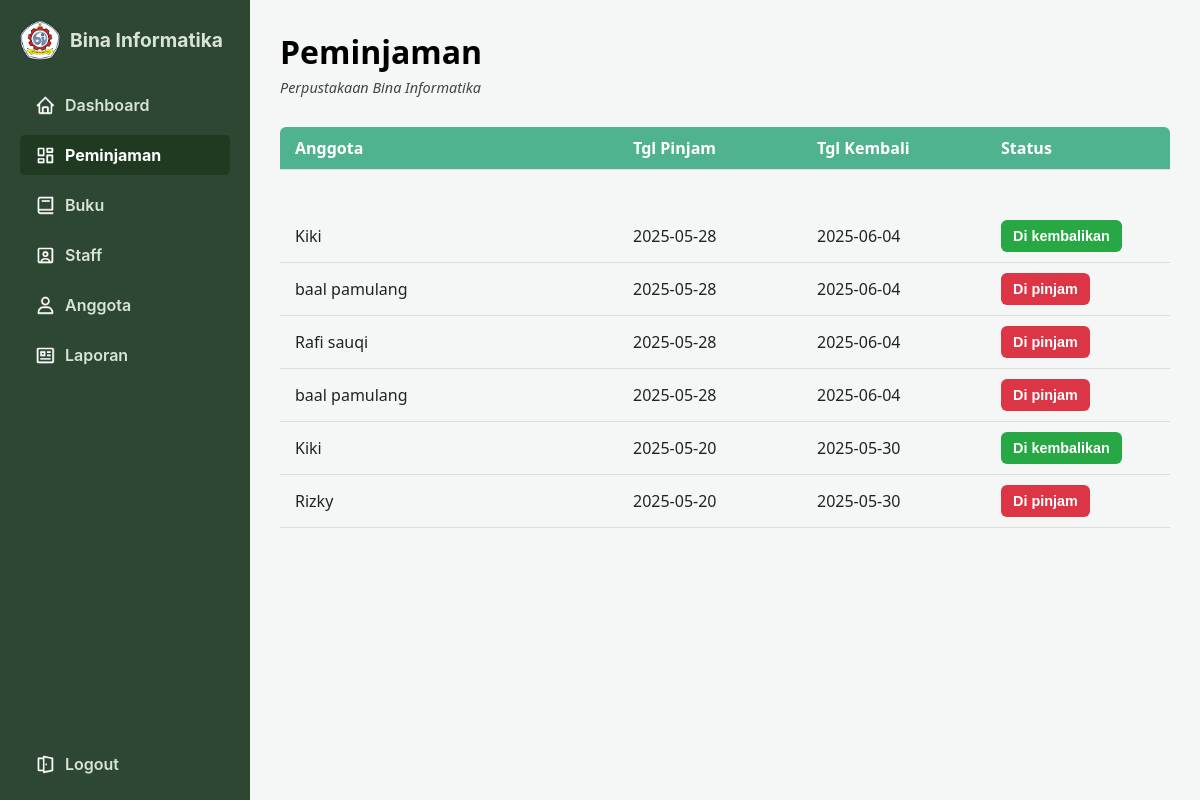
The app's page /perpustakaan-BI-Pemweb/index3-admin.php with its own data.
### tables this page shows
CREATE TABLE `peminjaman` (
  `id_pinjam` int(11) NOT NULL,
  `id_anggota` int(11) NOT NULL,
  `id_buku` int(11) DEFAULT NULL,
  `tanggal_pinjam` date DEFAULT NULL,
  `tanggal_kembali` date DEFAULT NULL,
  `status` enum('dipinjam','kembali') DEFAULT 'dipinjam',
  `create_by` int(11) DEFAULT NULL,
  `create_date` timestamp NOT NULL DEFAULT current_timestamp()
);

CREATE TABLE `anggota` (
  `id_anggota` int(11) NOT NULL,
  `id_akun` int(11) NOT NULL,
  `nama` varchar(100) DEFAULT NULL,
  `alamat` text DEFAULT NULL,
  `kelas` varchar(20) DEFAULT NULL,
  `status` enum('aktif','nonaktif') DEFAULT 'nonaktif'
);

### perpustakaan-BI-Pemweb/index3-admin.php (the view, shortened to what this page needs)
<?php
include 'konek.php';
$sql = "SELECT p.id_pinjam, a.nama AS nama_anggota, p.tanggal_pinjam, p.tanggal_kembali, p.status
        FROM peminjaman p
        LEFT JOIN anggota a ON p.id_anggota = a.id_anggota
        ORDER BY p.tanggal_pinjam DESC";
$result = $conn->query($sql);
?>
<!DOCTYPE html>
<html lang="id">
<head>
  <link rel="stylesheet" href="css/peminjaman.css" />
</head>
<body>
  <div class="dashboard">
    <aside class="sidebar">
      <div class="logo">
        <img src="css/bina-informatika.png" alt="Logo Bina Informatika" />
        <span>Bina Informatika</span>
      </div>
      <nav class="menu">
        <a href="index2-admin.php"><img class="menu-icon" src="css/home putih.png" alt="Dashboard" /> Dashboard</a>
        <a href="index3-admin.php" class="active"><img class="menu-icon" src="css/dashboard putih.png" alt="Peminjaman" /> Peminjaman</a>
        <a href="index4-admin.php"><img class="menu-icon" src="css/buku putih.png" alt="Buku" /> Buku</a>
        <a href="index5-admin.php"><img class="menu-icon" src="css/staff putih.png" alt="Staff" /> Staff</a>
        <a href="index6-admin.php"><img class="menu-icon" src="css/user putih.png" alt="Anggota" /> Anggota</a>
        <a href="index7-admin.php"><img class="menu-icon" src="css/laporan putih.png" alt="Laporan" /> Laporan</a>
      </nav>
      <div class="logout">
        <a href="index.php"><img class="menu-icon" src="css/pintu.png" alt="Logout" /> Logout</a>
      </div>
    </aside>
    <section class="main-content">
      <h1>Peminjaman</h1>
      <p class="subtitle">Perpustakaan Bina Informatika</p>
      <div class="table-header">
        <div>Anggota</div>
        <div>Tgl Pinjam</div>
        <div>Tgl Kembali</div>
        <div>Status</div>
      </div>
      <div class="data-list">
        <?php if ($result && $result->num_rows > 0): ?>
          <?php while($row = $result->fetch_assoc()): ?>
            <div class="data-row">
              <div><?= htmlspecialchars($row['nama_anggota']) ?></div>
              <div><?= htmlspecialchars($row['tanggal_pinjam']) ?></div>
              <div><?= htmlspecialchars($row['tanggal_kembali']) ?></div>
              <div>
                <form method="post" style="margin:0;">
                  <?php if ($row['status'] === 'dipinjam'): ?>
                    <button type="submit" name="update_status" class="status-btn status-peminjam">Di pinjam</button>
                  <?php else: ?>
                    <button type="button" class="status-btn status-dikembalikan" disabled>Di kembalikan</button>
                  <?php endif; ?>
                </form>
              </div>
            </div>
          <?php endwhile; ?>
        <?php else: ?>
          <p>Tidak ada data peminjaman.</p>
        <?php endif; ?>
      </div>
    </section>
  </div>
</body>
</html>

### perpustakaan-BI-Pemweb/css/peminjaman.css (style rules this page uses)
* { box-sizing: border-box; margin: 0; padding: 0; }
body { font-family: 'Inter', sans-serif; background-color: #fff; color: #1f2a1f; height: 100vh; }
.dashboard { display: flex; height: 100vh; overflow: hidden; }
.sidebar { width: 250px; background-color: #2e4732; color: #d8e4d8; display: flex; flex-direction: column; justify-content: flex-start; padding: 20px 20px 30px 20px; border-radius: 0 !important ; height: 100vh; }
.logo { display: flex; align-items: center; gap: 10px; margin-bottom: 25px; }
.logo img { width: 40px; height: 40px; }
.logo span { font-weight: 700; font-size: 1.2rem; }
.menu a { display: flex; align-items: center; gap: 12px; color: #d8e4d8; text-decoration: none; font-weight: 600; font-size: 1rem; padding: 6px 15px; border-radius: 50px 0 0 50px; margin-bottom: 4px; transition: background-color 0.3s ease, color 0.3s ease; }
.menu a:hover, .menu a.active { background-color: #4f7d58; color: #fff; }
.logout { margin-top: auto; }
.logout a { display: flex; align-items: center; gap: 12px; color: #d8e4d8; text-decoration: none; font-weight: 600; font-size: 1rem; padding: 6px 15px; border-radius: 50px 0 0 50px; margin-bottom: 0; margin-top: 400px; transition: background-color 0.3s ease, color 0.3s ease; }
.menu a img.menu-icon, .logout a img.menu-icon { width: 20px; height: 20px; object-fit: contain; }
.main-content { flex-grow: 1; padding: 40px 50px; background: #fff; overflow-y: auto; font-family: 'Segoe UI', Tahoma, Geneva, Verdana, sans-serif; color: #222; }
.main-content h1 { font-weight: 700; font-size: 2rem; margin-bottom: 5px; color: #000; }
.main-content p.subtitle { margin-top: 0; margin-bottom: 30px; color: #444; font-size: 0.9rem; }
.table-header { display: flex; background-color: #4f7d58; color: #d8e4d8; font-weight: 700; padding: 15px 25px; border-radius: 8px; gap: 30px; max-width: 900px; }
.table-header > div { flex: 1; text-align: left; font-size: 1rem; }
.data-list { max-width: 900px; margin-top: 40px; }
.data-row { display: flex; gap: 30px; padding: 12px 25px; font-size: 1rem; max-width: 900px; }
.status-btn { padding: 8px 15px; border-radius: 8px; font-weight: 600; font-size: 0.9rem; cursor: default; border: none; max-width: fit-content; }
.status-peminjam { background-color: #4f7d58; color: #d8e4d8; }
.status-dikembalikan { background-color: #e00000; color: white; }
.status-peminjam { background-color: #4f7d58; color: #d8e4d8; cursor: pointer; }
.status-dikembalikan { background-color: #e00000; color: white; cursor: default; }

### perpustakaan-BI-Pemweb/index3-admin.php (style rules this page uses)
.dashboard { display: flex; min-height: 100vh; }
aside.sidebar { width: 250px; background: #2e4732; color: #d8e4d8; padding: 20px; box-sizing: border-box; }
.menu a { display: flex; align-items: center; gap: 10px; padding: 10px 15px; color: #d8e4d8; text-decoration: none; margin-bottom: 10px; border-radius: 5px; }
.menu a.active, .menu a:hover { background: #1f3a21; font-weight: 700; }
.menu-icon { width: 20px; height: 20px; }
.logout a { color: #d8e4d8; text-decoration: none; display: flex; align-items: center; gap: 10px; margin-top: 30px; }
.main-content { flex: 1; padding: 30px; background: #f5f7f6; }
h1 { color: #2e5732; margin-bottom: 5px; }
.subtitle { margin-bottom: 30px; color: #555; }
.table-header, .data-row { display: grid; grid-template-columns: 2fr 1fr 1fr 1fr; padding: 10px 15px; border-bottom: 1px solid #ddd; align-items: center; }
.table-header { background: #50b38f; color: white; font-weight: 700; border-radius: 6px 6px 0 0; }
.status-btn { padding: 8px 12px; border: none; border-radius: 6px; color: white; font-weight: 700; cursor: pointer; transition: background-color 0.3s ease; }
.status-peminjam { background-color: #dc3545; }
.status-dikembalikan { background-color: #28a745; cursor: default; }
p { font-style: italic; color: #777; }

### records on screen
peminjaman: id_anggota.nama "Kiki", tanggal_pinjam "2025-05-28", tanggal_kembali "2025-06-04", status "Di kembalikan"
peminjaman: id_anggota.nama "baal pamulang", tanggal_pinjam "2025-05-28", tanggal_kembali "2025-06-04", status "Di pinjam"
peminjaman: id_anggota.nama "Rafi sauqi", tanggal_pinjam "2025-05-28", tanggal_kembali "2025-06-04", status "Di pinjam"
peminjaman: id_anggota.nama "baal pamulang", tanggal_pinjam "2025-05-28", tanggal_kembali "2025-06-04", status "Di pinjam"
peminjaman: id_anggota.nama "Kiki", tanggal_pinjam "2025-05-20", tanggal_kembali "2025-05-30", status "Di kembalikan"
peminjaman: id_anggota.nama "Rizky", tanggal_pinjam "2025-05-20", tanggal_kembali "2025-05-30", status "Di pinjam"
